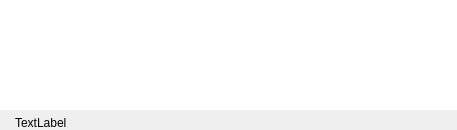
<?xml version="1.0" encoding="UTF-8"?>
<ui version="4.0">
 <class>IntroDialog</class>
 <widget class="QWidget" name="IntroDialog">
  <property name="geometry">
   <rect>
    <x>0</x>
    <y>0</y>
    <width>457</width>
    <height>130</height>
   </rect>
  </property>
  <layout class="QGridLayout" name="gridLayout">
   <property name="margin">
    <number>0</number>
   </property>
   <item row="1" column="0" rowspan="2">
    <widget class="QListView" name="listView">
     <property name="minimumSize">
      <size>
       <width>350</width>
       <height>0</height>
      </size>
     </property>
     <property name="focusPolicy">
      <enum>Qt::NoFocus</enum>
     </property>
     <property name="styleSheet">
      <string notr="true">QListView {
background: transparent;
};</string>
     </property>
     <property name="frameShape">
      <enum>QFrame::NoFrame</enum>
     </property>
     <property name="frameShadow">
      <enum>QFrame::Plain</enum>
     </property>
     <property name="defaultDropAction">
      <enum>Qt::LinkAction</enum>
     </property>
     <property name="iconSize">
      <size>
       <width>32</width>
       <height>32</height>
      </size>
     </property>
     <property name="spacing">
      <number>5</number>
     </property>
     <property name="wordWrap">
      <bool>true</bool>
     </property>
    </widget>
   </item>
   <item row="3" column="0">
    <widget class="QLabel" name="descriptionL">
     <property name="sizePolicy">
      <sizepolicy hsizetype="Preferred" vsizetype="Fixed">
       <horstretch>0</horstretch>
       <verstretch>0</verstretch>
      </sizepolicy>
     </property>
     <property name="text">
      <string>TextLabel</string>
     </property>
     <property name="wordWrap">
      <bool>true</bool>
     </property>
     <property name="margin">
      <number>5</number>
     </property>
     <property name="indent">
      <number>15</number>
     </property>
    </widget>
   </item>
  </layout>
 </widget>
 <resources/>
 <connections/>
</ui>
